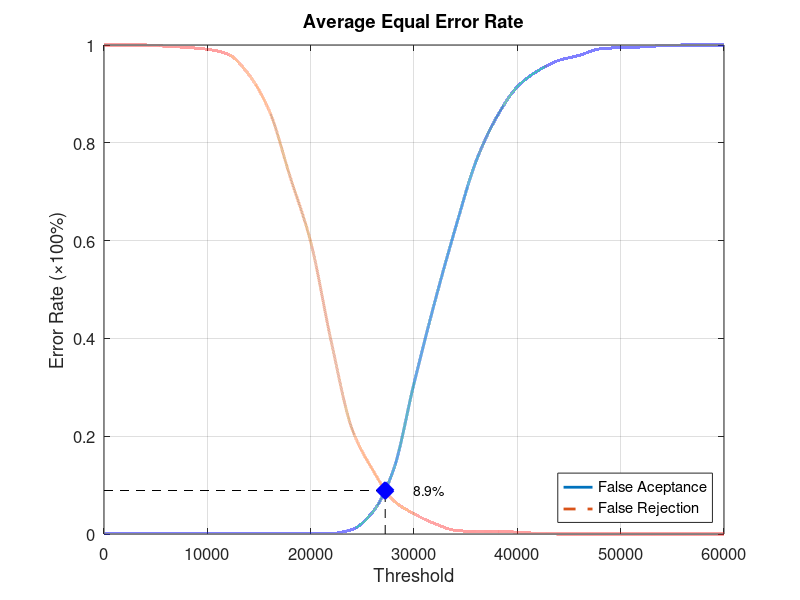
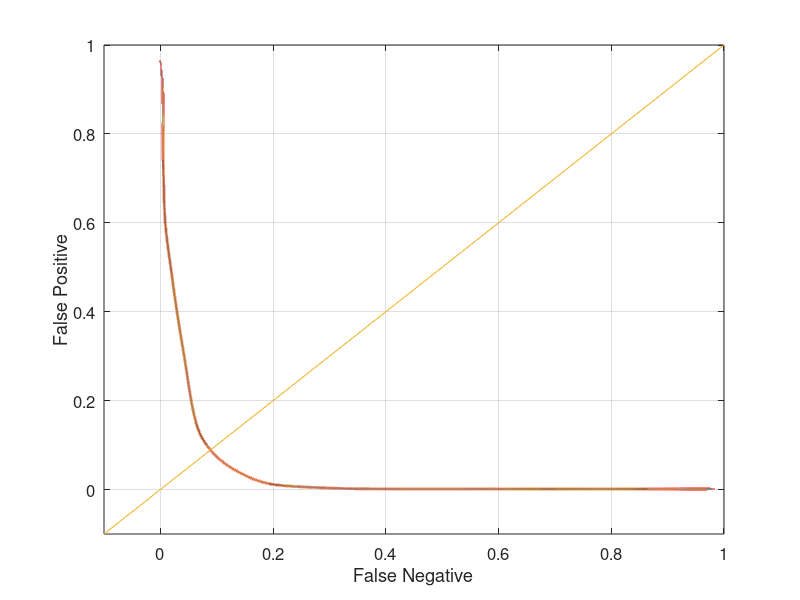

Reproduce these figures in MATLAB, in order.
function yEER = Experiment3Average
close all;
clear;
clc;
x = 0:2000:60000;
xq = 0:0.5:60000;

y0 = [0 0.00131579 0.00131579 0.00131579 0.00131579 0.00131579 0.00131579 0.00131579 0.00131579 0.00131579 0.00131579 0.00131579 0.00921053 0.0447368 0.130263 0.307895 0.473684 0.625 0.761842 0.852632 0.914474 0.947368 0.968421 0.978947 0.992105 0.994737 0.996053 0.998684 1 1 1];
yy0 = interp1(x, y0, xq, 'pchip');
y1 = [1 1 1 0.9975 0.995 0.99125 0.98125 0.94 0.865 0.73125 0.5975 0.3925 0.215 0.13125 0.06875 0.04125 0.02125 0.0075 0.005 0.005 0.00375 0.00125 0 0 0 0 0 0 0 0 0];
yy1 = interp1(x, y1, xq, 'pchip');

% Calculating EER: 
y2 = abs(y0 - y1);
find(y2 == min(y2))
yy2 = abs(yy0 - yy1);
xEER = find(yy2 == min(yy2));
xEERIndex = xq(xEER) % X-axis EER
yEER = yy0(xEER) % Y-axis EER

main = figure
plot(xq, yy0,'-','LineWidth', 2);	hold on
plot(xq, yy1,'--','LineWidth', 2);	hold on
plot([xEERIndex xEERIndex], [0 yEER], 'k--');	hold on
plot([0 xEERIndex], [yEER yEER], 'k--');	hold on
plot(xEERIndex, yEER, 'bx', 'LineWidth', 10);	hold on
text(xEERIndex + 10 * xEERIndex / 100, yEER, [num2str(round((10000 * yEER)) / 100) '%'])
legend('False Aceptance', 'False Rejection', 'Location', 'SouthEast')
xlabel('Threshold')
ylabel('Error Rate (\times100%)')
title('Average Equal Error Rate')
set(gca, 'FontSize', 12)
axis([0 60000 0 1])
grid on

print(main, 'Experiment3AverageMain', '-dpng');
FNRxFPR = figure('Color', [1 1 1]);
plot(yy1, yy0, '-', yy1, yy0, 'LineWidth', 2);
hold on
y = -0.1:0.1:1
plot(y, y); 
set(gca, 'FontSize', 12)
xlabel('False Negative')
ylabel('False Positive')
axis([-0.1 1 -0.1 1])
set(gca, 'FontSize', 12)
grid on

print(FNRxFPR, 'Experiment3AverageFNRxFPR','-dpng');
end
